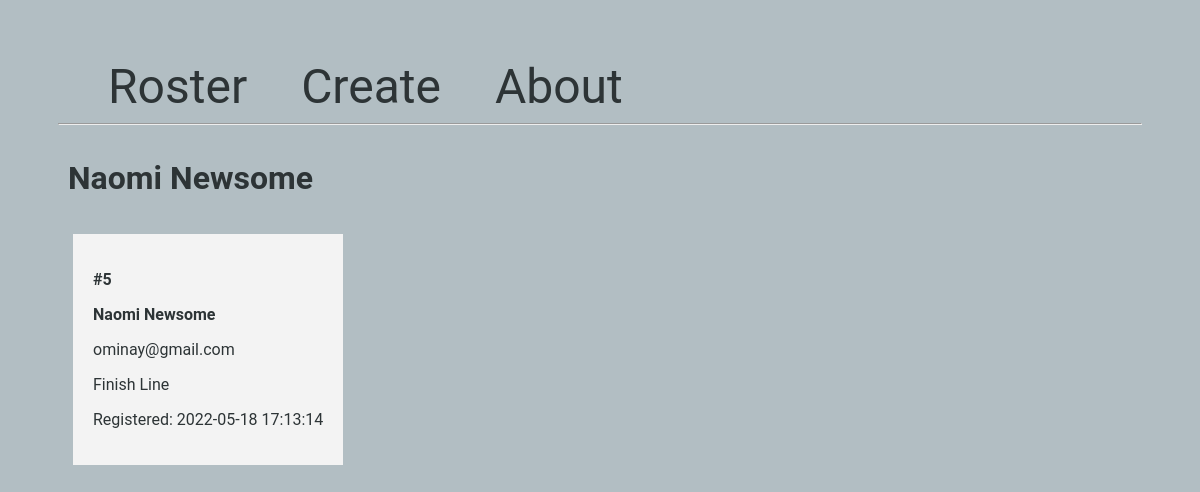
The app's page /5/ with its own data.
### app.py (models this page shows, shortened)
class Volunteer(db.Model):
    id = db.Column(db.Integer, primary_key=True)
    firstname = db.Column(db.String(100), nullable=False)
    lastname = db.Column(db.String(100), nullable=False)
    email = db.Column(db.String(80), unique=True, nullable=False)
    job = db.Column(db.String(100), nullable=False)
    created_at = db.Column(db.DateTime(timezone=True),
                           server_default=func.now())

### app.py (the view)
@app.route('/<int:volunteer_id>/')
def volunteer(volunteer_id):
    volunteer = Volunteer.query.get_or_404(volunteer_id)
    return render_template('volunteer.html', volunteer=volunteer)

### templates/volunteer.html
{% extends 'base.html' %} {% block content %}
<span class="title">
  <h1>
    {% block title %} {{ volunteer.firstname }} {{ volunteer.lastname }}{%
    endblock %}
  </h1>
</span>
<div class="content">
  <div class="volunteer">
    <p><b>#{{ volunteer.id }}</b></p>
    <b>
      <p class="name">{{ volunteer.firstname }} {{ volunteer.lastname }}</p>
    </b>
    <p>{{ volunteer.email }}</p>
    <p>{{ volunteer.job }}</p>
    <p>Registered: {{ volunteer.created_at }}</p>
  </div>
</div>
{% endblock %}

### templates/base.html (style rules this page uses)
.title { margin: 5px; }
body { background-color: #b2bec3; font-family: "Roboto", sans-serif; color: #2d3436; padding: 50px; }
.content { margin: 5px; width: 100%; display: flex; flex-direction: row; flex-wrap: wrap; }
.volunteer { padding: 20px; margin: 5px; background-color: #f3f3f3; inline-size: auto; }

### records on screen
Volunteer: firstname "Naomi", lastname "Newsome", id "5", email "ominay@gmail.com", job "Finish Line", created_at "2022-05-18 17:13:14"
